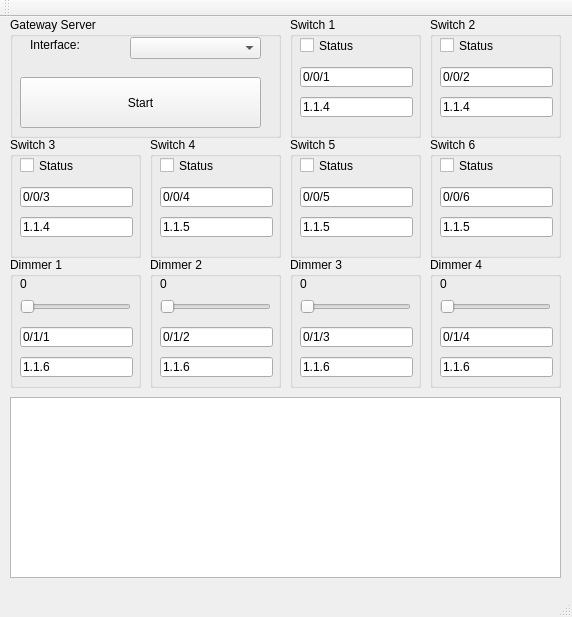
<?xml version="1.0" encoding="UTF-8"?>
<ui version="4.0">
 <class>MainWindow</class>
 <widget class="QMainWindow" name="MainWindow">
  <property name="geometry">
   <rect>
    <x>0</x>
    <y>0</y>
    <width>572</width>
    <height>617</height>
   </rect>
  </property>
  <property name="windowTitle">
   <string>MainWindow</string>
  </property>
  <widget class="QWidget" name="centralWidget">
   <widget class="QGroupBox" name="groupBox">
    <property name="geometry">
     <rect>
      <x>10</x>
      <y>0</y>
      <width>271</width>
      <height>121</height>
     </rect>
    </property>
    <property name="title">
     <string>Gateway Server</string>
    </property>
    <widget class="QComboBox" name="cbInterfaces">
     <property name="geometry">
      <rect>
       <x>120</x>
       <y>20</y>
       <width>131</width>
       <height>22</height>
      </rect>
     </property>
    </widget>
    <widget class="QLabel" name="label">
     <property name="geometry">
      <rect>
       <x>20</x>
       <y>20</y>
       <width>61</width>
       <height>16</height>
      </rect>
     </property>
     <property name="text">
      <string>Interface:</string>
     </property>
    </widget>
    <widget class="QPushButton" name="btnStart">
     <property name="geometry">
      <rect>
       <x>10</x>
       <y>60</y>
       <width>241</width>
       <height>51</height>
      </rect>
     </property>
     <property name="text">
      <string>Start</string>
     </property>
    </widget>
   </widget>
   <widget class="QGroupBox" name="groupBox_2">
    <property name="geometry">
     <rect>
      <x>10</x>
      <y>120</y>
      <width>131</width>
      <height>121</height>
     </rect>
    </property>
    <property name="title">
     <string>Switch 3</string>
    </property>
    <widget class="QCheckBox" name="cbxSw3">
     <property name="geometry">
      <rect>
       <x>10</x>
       <y>20</y>
       <width>70</width>
       <height>17</height>
      </rect>
     </property>
     <property name="text">
      <string>Status</string>
     </property>
    </widget>
    <widget class="QLineEdit" name="txtSwGa3">
     <property name="geometry">
      <rect>
       <x>10</x>
       <y>50</y>
       <width>113</width>
       <height>20</height>
      </rect>
     </property>
     <property name="text">
      <string>0/0/3</string>
     </property>
    </widget>
    <widget class="QLineEdit" name="txtSwPhy3">
     <property name="geometry">
      <rect>
       <x>10</x>
       <y>80</y>
       <width>113</width>
       <height>20</height>
      </rect>
     </property>
     <property name="text">
      <string>1.1.4</string>
     </property>
    </widget>
   </widget>
   <widget class="QGroupBox" name="groupBox_3">
    <property name="geometry">
     <rect>
      <x>150</x>
      <y>120</y>
      <width>131</width>
      <height>121</height>
     </rect>
    </property>
    <property name="title">
     <string>Switch 4</string>
    </property>
    <widget class="QCheckBox" name="cbxSw4">
     <property name="geometry">
      <rect>
       <x>10</x>
       <y>20</y>
       <width>70</width>
       <height>17</height>
      </rect>
     </property>
     <property name="text">
      <string>Status</string>
     </property>
    </widget>
    <widget class="QLineEdit" name="txtSwGa4">
     <property name="geometry">
      <rect>
       <x>10</x>
       <y>50</y>
       <width>113</width>
       <height>20</height>
      </rect>
     </property>
     <property name="text">
      <string>0/0/4</string>
     </property>
    </widget>
    <widget class="QLineEdit" name="txtSwPhy4">
     <property name="geometry">
      <rect>
       <x>10</x>
       <y>80</y>
       <width>113</width>
       <height>20</height>
      </rect>
     </property>
     <property name="text">
      <string>1.1.5</string>
     </property>
    </widget>
   </widget>
   <widget class="QGroupBox" name="groupBox_4">
    <property name="geometry">
     <rect>
      <x>290</x>
      <y>120</y>
      <width>131</width>
      <height>121</height>
     </rect>
    </property>
    <property name="title">
     <string>Switch 5</string>
    </property>
    <widget class="QCheckBox" name="cbxSw5">
     <property name="geometry">
      <rect>
       <x>10</x>
       <y>20</y>
       <width>70</width>
       <height>17</height>
      </rect>
     </property>
     <property name="text">
      <string>Status</string>
     </property>
    </widget>
    <widget class="QLineEdit" name="txtSwGa5">
     <property name="geometry">
      <rect>
       <x>10</x>
       <y>50</y>
       <width>113</width>
       <height>20</height>
      </rect>
     </property>
     <property name="text">
      <string>0/0/5</string>
     </property>
    </widget>
    <widget class="QLineEdit" name="txtSwPhy5">
     <property name="geometry">
      <rect>
       <x>10</x>
       <y>80</y>
       <width>113</width>
       <height>20</height>
      </rect>
     </property>
     <property name="text">
      <string>1.1.5</string>
     </property>
    </widget>
   </widget>
   <widget class="QGroupBox" name="groupBox_5">
    <property name="geometry">
     <rect>
      <x>430</x>
      <y>120</y>
      <width>131</width>
      <height>121</height>
     </rect>
    </property>
    <property name="title">
     <string>Switch 6</string>
    </property>
    <widget class="QCheckBox" name="cbxSw6">
     <property name="geometry">
      <rect>
       <x>10</x>
       <y>20</y>
       <width>70</width>
       <height>17</height>
      </rect>
     </property>
     <property name="text">
      <string>Status</string>
     </property>
    </widget>
    <widget class="QLineEdit" name="txtSwGa6">
     <property name="geometry">
      <rect>
       <x>10</x>
       <y>50</y>
       <width>113</width>
       <height>20</height>
      </rect>
     </property>
     <property name="text">
      <string>0/0/6</string>
     </property>
    </widget>
    <widget class="QLineEdit" name="txtSwPhy6">
     <property name="geometry">
      <rect>
       <x>10</x>
       <y>80</y>
       <width>113</width>
       <height>20</height>
      </rect>
     </property>
     <property name="text">
      <string>1.1.5</string>
     </property>
    </widget>
   </widget>
   <widget class="QGroupBox" name="groupBox_6">
    <property name="geometry">
     <rect>
      <x>10</x>
      <y>240</y>
      <width>131</width>
      <height>131</height>
     </rect>
    </property>
    <property name="title">
     <string>Dimmer 1</string>
    </property>
    <widget class="QLineEdit" name="txtDimGa1">
     <property name="geometry">
      <rect>
       <x>10</x>
       <y>70</y>
       <width>113</width>
       <height>20</height>
      </rect>
     </property>
     <property name="text">
      <string>0/1/1</string>
     </property>
    </widget>
    <widget class="QLineEdit" name="txtDimPhy1">
     <property name="geometry">
      <rect>
       <x>10</x>
       <y>100</y>
       <width>113</width>
       <height>20</height>
      </rect>
     </property>
     <property name="text">
      <string>1.1.6</string>
     </property>
    </widget>
    <widget class="QSlider" name="hzDim1">
     <property name="geometry">
      <rect>
       <x>10</x>
       <y>40</y>
       <width>111</width>
       <height>19</height>
      </rect>
     </property>
     <property name="maximum">
      <number>255</number>
     </property>
     <property name="orientation">
      <enum>Qt::Horizontal</enum>
     </property>
    </widget>
    <widget class="QLabel" name="lblDimVal1">
     <property name="geometry">
      <rect>
       <x>10</x>
       <y>20</y>
       <width>46</width>
       <height>13</height>
      </rect>
     </property>
     <property name="text">
      <string>0</string>
     </property>
    </widget>
   </widget>
   <widget class="QGroupBox" name="groupBox_7">
    <property name="geometry">
     <rect>
      <x>150</x>
      <y>240</y>
      <width>131</width>
      <height>131</height>
     </rect>
    </property>
    <property name="title">
     <string>Dimmer 2</string>
    </property>
    <widget class="QLineEdit" name="txtDimGa2">
     <property name="geometry">
      <rect>
       <x>10</x>
       <y>70</y>
       <width>113</width>
       <height>20</height>
      </rect>
     </property>
     <property name="text">
      <string>0/1/2</string>
     </property>
    </widget>
    <widget class="QLineEdit" name="txtDimPhy2">
     <property name="geometry">
      <rect>
       <x>10</x>
       <y>100</y>
       <width>113</width>
       <height>20</height>
      </rect>
     </property>
     <property name="text">
      <string>1.1.6</string>
     </property>
    </widget>
    <widget class="QSlider" name="hzDim2">
     <property name="geometry">
      <rect>
       <x>10</x>
       <y>40</y>
       <width>111</width>
       <height>19</height>
      </rect>
     </property>
     <property name="maximum">
      <number>255</number>
     </property>
     <property name="orientation">
      <enum>Qt::Horizontal</enum>
     </property>
    </widget>
    <widget class="QLabel" name="lblDimVal2">
     <property name="geometry">
      <rect>
       <x>10</x>
       <y>20</y>
       <width>46</width>
       <height>13</height>
      </rect>
     </property>
     <property name="text">
      <string>0</string>
     </property>
    </widget>
   </widget>
   <widget class="QGroupBox" name="groupBox_8">
    <property name="geometry">
     <rect>
      <x>290</x>
      <y>240</y>
      <width>131</width>
      <height>131</height>
     </rect>
    </property>
    <property name="title">
     <string>Dimmer 3</string>
    </property>
    <widget class="QLineEdit" name="txtDimGa3">
     <property name="geometry">
      <rect>
       <x>10</x>
       <y>70</y>
       <width>113</width>
       <height>20</height>
      </rect>
     </property>
     <property name="text">
      <string>0/1/3</string>
     </property>
    </widget>
    <widget class="QLineEdit" name="txtDimPhy3">
     <property name="geometry">
      <rect>
       <x>10</x>
       <y>100</y>
       <width>113</width>
       <height>20</height>
      </rect>
     </property>
     <property name="text">
      <string>1.1.6</string>
     </property>
    </widget>
    <widget class="QSlider" name="hzDim3">
     <property name="geometry">
      <rect>
       <x>10</x>
       <y>40</y>
       <width>111</width>
       <height>19</height>
      </rect>
     </property>
     <property name="maximum">
      <number>255</number>
     </property>
     <property name="orientation">
      <enum>Qt::Horizontal</enum>
     </property>
    </widget>
    <widget class="QLabel" name="lblDimVal3">
     <property name="geometry">
      <rect>
       <x>10</x>
       <y>20</y>
       <width>46</width>
       <height>13</height>
      </rect>
     </property>
     <property name="text">
      <string>0</string>
     </property>
    </widget>
   </widget>
   <widget class="QGroupBox" name="groupBox_9">
    <property name="geometry">
     <rect>
      <x>430</x>
      <y>240</y>
      <width>131</width>
      <height>131</height>
     </rect>
    </property>
    <property name="title">
     <string>Dimmer 4</string>
    </property>
    <widget class="QLineEdit" name="txtDimGa4">
     <property name="geometry">
      <rect>
       <x>10</x>
       <y>70</y>
       <width>113</width>
       <height>20</height>
      </rect>
     </property>
     <property name="text">
      <string>0/1/4</string>
     </property>
    </widget>
    <widget class="QLineEdit" name="txtDimPhy4">
     <property name="geometry">
      <rect>
       <x>10</x>
       <y>100</y>
       <width>113</width>
       <height>20</height>
      </rect>
     </property>
     <property name="text">
      <string>1.1.6</string>
     </property>
    </widget>
    <widget class="QSlider" name="hzDim4">
     <property name="geometry">
      <rect>
       <x>10</x>
       <y>40</y>
       <width>111</width>
       <height>19</height>
      </rect>
     </property>
     <property name="maximum">
      <number>255</number>
     </property>
     <property name="orientation">
      <enum>Qt::Horizontal</enum>
     </property>
    </widget>
    <widget class="QLabel" name="lblDimVal4">
     <property name="geometry">
      <rect>
       <x>10</x>
       <y>20</y>
       <width>46</width>
       <height>13</height>
      </rect>
     </property>
     <property name="text">
      <string>0</string>
     </property>
    </widget>
   </widget>
   <widget class="QGroupBox" name="groupBox_10">
    <property name="geometry">
     <rect>
      <x>290</x>
      <y>0</y>
      <width>131</width>
      <height>121</height>
     </rect>
    </property>
    <property name="title">
     <string>Switch 1</string>
    </property>
    <widget class="QCheckBox" name="cbxSw1">
     <property name="geometry">
      <rect>
       <x>10</x>
       <y>20</y>
       <width>70</width>
       <height>17</height>
      </rect>
     </property>
     <property name="text">
      <string>Status</string>
     </property>
    </widget>
    <widget class="QLineEdit" name="txtSwGa1">
     <property name="geometry">
      <rect>
       <x>10</x>
       <y>50</y>
       <width>113</width>
       <height>20</height>
      </rect>
     </property>
     <property name="text">
      <string>0/0/1</string>
     </property>
    </widget>
    <widget class="QLineEdit" name="txtSwPhy1">
     <property name="geometry">
      <rect>
       <x>10</x>
       <y>80</y>
       <width>113</width>
       <height>20</height>
      </rect>
     </property>
     <property name="text">
      <string>1.1.4</string>
     </property>
    </widget>
   </widget>
   <widget class="QGroupBox" name="groupBox_11">
    <property name="geometry">
     <rect>
      <x>430</x>
      <y>0</y>
      <width>131</width>
      <height>121</height>
     </rect>
    </property>
    <property name="title">
     <string>Switch 2</string>
    </property>
    <widget class="QCheckBox" name="cbxSw2">
     <property name="geometry">
      <rect>
       <x>10</x>
       <y>20</y>
       <width>70</width>
       <height>17</height>
      </rect>
     </property>
     <property name="text">
      <string>Status</string>
     </property>
    </widget>
    <widget class="QLineEdit" name="txtSwGa2">
     <property name="geometry">
      <rect>
       <x>10</x>
       <y>50</y>
       <width>113</width>
       <height>20</height>
      </rect>
     </property>
     <property name="text">
      <string>0/0/2</string>
     </property>
    </widget>
    <widget class="QLineEdit" name="txtSwPhy2">
     <property name="geometry">
      <rect>
       <x>10</x>
       <y>80</y>
       <width>113</width>
       <height>20</height>
      </rect>
     </property>
     <property name="text">
      <string>1.1.4</string>
     </property>
    </widget>
   </widget>
   <widget class="QTextEdit" name="txtLog">
    <property name="geometry">
     <rect>
      <x>10</x>
      <y>380</y>
      <width>551</width>
      <height>181</height>
     </rect>
    </property>
   </widget>
  </widget>
  <widget class="QMenuBar" name="menuBar">
   <property name="geometry">
    <rect>
     <x>0</x>
     <y>0</y>
     <width>572</width>
     <height>21</height>
    </rect>
   </property>
  </widget>
  <widget class="QToolBar" name="mainToolBar">
   <attribute name="toolBarArea">
    <enum>TopToolBarArea</enum>
   </attribute>
   <attribute name="toolBarBreak">
    <bool>false</bool>
   </attribute>
  </widget>
  <widget class="QStatusBar" name="statusBar"/>
 </widget>
 <layoutdefault spacing="6" margin="11"/>
 <resources/>
 <connections/>
</ui>
